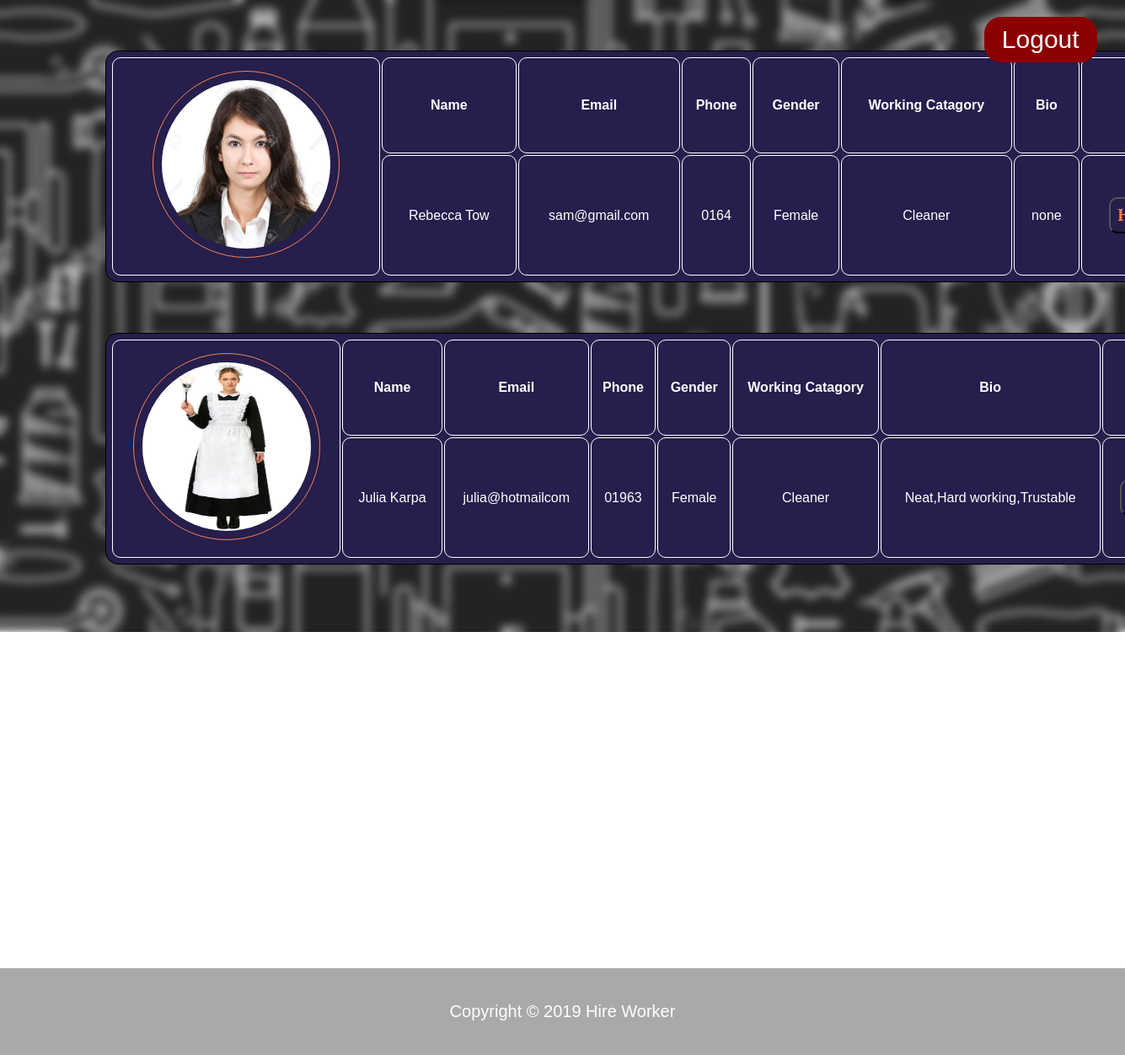
Screenshot of /pages/AfterLogin/CustomerInterface/Cleaners.php (signed in) with the database file from the repository.
### tables this page shows
CREATE TABLE `worker` (
  `UserID` varchar(20) NOT NULL,
  `Password` varchar(100) NOT NULL,
  `First Name` varchar(25) NOT NULL,
  `Last Name` varchar(25) NOT NULL,
  `Email` varchar(30) NOT NULL,
  `Phone` varchar(25) NOT NULL,
  `Gender` varchar(20) NOT NULL,
  `WorkingCatagory` varchar(20) NOT NULL
);

CREATE TABLE `images` (
  `UserID` varchar(20) NOT NULL,
  `WorkingCatagory` varchar(20) NOT NULL,
  `image` varchar(200) NOT NULL,
  `text` text NOT NULL
);

### pages/AfterLogin/CustomerInterface/Cleaners.php (the view, shortened to what this page needs)
<?php
require_once'checkfunction.php';
require_once 'connection.php';
if (!$connection){
die('Connect Error:'. mysqli_connect_error());
}
else{
    if(isset($_SESSION['id'])){
    $sql="Select * from worker w, images e where w.UserID = e.UserID AND w.WorkingCatagory like '%Cleaner%'" ;
    $result=mysqli_query($connection,$sql);
    }
}
?>
<!DOCTYPE html>
<html>
    <head>
        <head>
    <link rel="stylesheet" type="text/css" href="../../../css/Style.css">
</head>
    </head>
<body style="background: url(../../../images/Catback.jpg); background-repeat: no-repeat; background-size: 100%; background-attachment: fixed; " >
    <?php
        while($rows=mysqli_fetch_array($result))
        {
    ?>
         <table class="table">
        <tr>
            <th rowspan="2"><?php echo "<img src='../../Signups/{$rows['image']}' id= 'profilepic'/>" ?></td>
            <th> Name </th>
            <th> Email </th>
            <th> Phone </th>
            <th> Gender </th>
            <th> Working Catagory </th>
            <th> Bio</th>
            <th> Contact </th>
        </tr>
            <tr>
                <td><?php echo $rows['First Name'],' ',$rows['Last Name'] ?> </td>
                <td><?php echo $rows['Email']; ?></td>
                <td><?php echo $rows['Phone']; ?></td>
                <td ><?php echo $rows['Gender']; ?></td>
                <td><?php echo $rows['WorkingCatagory']; ?></td>
                <td><?php echo $rows['text']; ?></td>
                <td><a href="#popup1"><button class="buttoncontact">Hire Now</button></a></td>
            </tr>
           </table>
    <?php
    }
    ?>
<a href="../../Logins/logout.php"text-decoration: none" ><button class="buttoncat" type="logout">Logout</button></a><br>
    <footer id="catfooter" >
    <p>Copyright &copy; 2019 Hire Worker</p>
    </footer>
</body>
</html>

### css/Style.css (style rules this page uses)
body { color: black; font-family: courier; margin : 0; }
body { margin: 0; padding: 0; background: url("../../images/admin.png"); background-size: cover; background-repeat: no-repeat; background: rgba(0,0,0,0.7); font-family: sans-serif; }
#catfooter { background: darkgrey; color:white; position: relative; text-align: center; font-size: 20px; padding:20px; margin-top:34.5%; }
.table { position: relative; margin-top: 60px; top: 5%; left:125px; padding: 5px; text-align: center; background: rgb(38, 30, 76); color: white; border: 1px solid black; border-radius: 15px; width:100%; line-height:40px; }
.table th { text-align:center; padding: 5px; border: 1px solid white; border-radius: 10px; }
.table td { text-align:center; padding: 10px; border: 1px solid white; border-radius: 10px; }
#profilepic { height: 200px; width: 200px; border: 1px solid coral; padding: 10px; margin-top: 10px; border-radius: 50%; }
.buttoncontact { font-family: cursive; font-size: 20px; background: transparent; color:white; font-weight: bold; padding:8px; text-align: center; position: relative; color:coral; border-radius: 10px; transition: 0.8s; overflow: hidden; }
.buttoncat { position:fixed; top:20px; left:80%; padding:8px; width:10%; font-size:30px; background-color:darkred; color:white; border:2px darkred solid; margin-left: 100px; border-radius: 20px; font-family: sans-serif; cursor: pointer; transition: background-color 1s ease 0s; }

### rows the page displays
worker: images.image (picture), First Name "Rebecca", Last Name "Tow", Email "sam@gmail.com", Phone "0164", Gender "Female", images.WorkingCatagory "Cleaner", images.text "none"
worker: images.image (picture), First Name "Julia", Last Name "Karpa", Email "julia@hotmailcom", Phone "01963", Gender "Female", images.WorkingCatagory "Cleaner", images.text "Neat,Hard working,Trustable"
